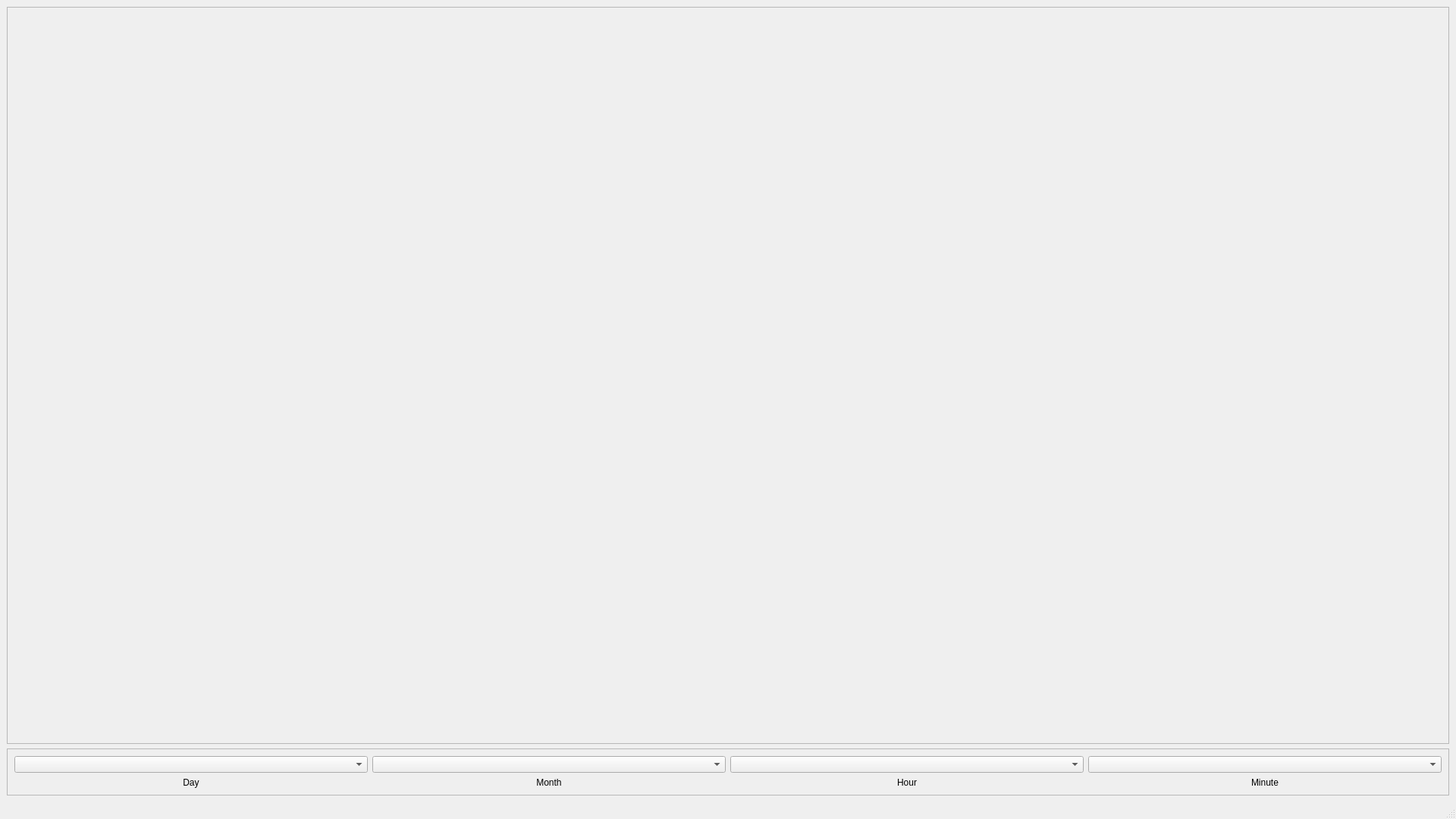
<?xml version="1.0" encoding="UTF-8"?>
<ui version="4.0">
 <class>MainWindow</class>
 <widget class="QMainWindow" name="MainWindow">
  <property name="geometry">
   <rect>
    <x>0</x>
    <y>0</y>
    <width>1920</width>
    <height>1080</height>
   </rect>
  </property>
  <property name="windowTitle">
   <string>Event Countdown Manager</string>
  </property>
  <widget class="QWidget" name="centralwidget">
   <layout class="QVBoxLayout" name="verticalLayout">
    <item>
     <widget class="QScrollArea" name="scrollArea">
      <property name="enabled">
       <bool>true</bool>
      </property>
      <property name="widgetResizable">
       <bool>true</bool>
      </property>
      <widget class="QWidget" name="scrollAreaWidgetContents">
       <property name="geometry">
        <rect>
         <x>0</x>
         <y>0</y>
         <width>1900</width>
         <height>1017</height>
        </rect>
       </property>
       <layout class="QGridLayout" name="gridLayout_2">
        <item row="0" column="0">
         <layout class="QGridLayout" name="tileGridWidget">
          <property name="sizeConstraint">
           <enum>QLayout::SizeConstraint::SetDefaultConstraint</enum>
          </property>
         </layout>
        </item>
       </layout>
      </widget>
     </widget>
    </item>
    <item>
     <widget class="QFrame" name="createFrame">
      <property name="visible">
       <bool>false</bool>
      </property>
      <property name="frameShape">
       <enum>QFrame::Shape::StyledPanel</enum>
      </property>
      <layout class="QHBoxLayout" name="horizontalLayout">
       <item>
        <layout class="QVBoxLayout" name="dayLayout">
         <item>
          <widget class="QComboBox" name="dayCombo"/>
         </item>
         <item>
          <widget class="QLabel" name="labelDay">
           <property name="text">
            <string>Day</string>
           </property>
           <property name="alignment">
            <set>Qt::AlignmentFlag::AlignHCenter</set>
           </property>
          </widget>
         </item>
        </layout>
       </item>
       <item>
        <layout class="QVBoxLayout" name="monthLayout">
         <item>
          <widget class="QComboBox" name="monthCombo"/>
         </item>
         <item>
          <widget class="QLabel" name="labelMonth">
           <property name="text">
            <string>Month</string>
           </property>
           <property name="alignment">
            <set>Qt::AlignmentFlag::AlignHCenter</set>
           </property>
          </widget>
         </item>
        </layout>
       </item>
       <item>
        <layout class="QVBoxLayout" name="hourLayout">
         <item>
          <widget class="QComboBox" name="hourCombo"/>
         </item>
         <item>
          <widget class="QLabel" name="labelHour">
           <property name="text">
            <string>Hour</string>
           </property>
           <property name="alignment">
            <set>Qt::AlignmentFlag::AlignHCenter</set>
           </property>
          </widget>
         </item>
        </layout>
       </item>
       <item>
        <layout class="QVBoxLayout" name="minuteLayout">
         <item>
          <widget class="QComboBox" name="minuteCombo"/>
         </item>
         <item>
          <widget class="QLabel" name="labelMinute">
           <property name="text">
            <string>Minute</string>
           </property>
           <property name="alignment">
            <set>Qt::AlignmentFlag::AlignHCenter</set>
           </property>
          </widget>
         </item>
        </layout>
       </item>
      </layout>
     </widget>
    </item>
   </layout>
  </widget>
  <widget class="QMenuBar" name="menubar">
   <property name="geometry">
    <rect>
     <x>0</x>
     <y>0</y>
     <width>1920</width>
     <height>21</height>
    </rect>
   </property>
  </widget>
  <widget class="QStatusBar" name="statusbar"/>
 </widget>
 <resources/>
 <connections/>
</ui>
